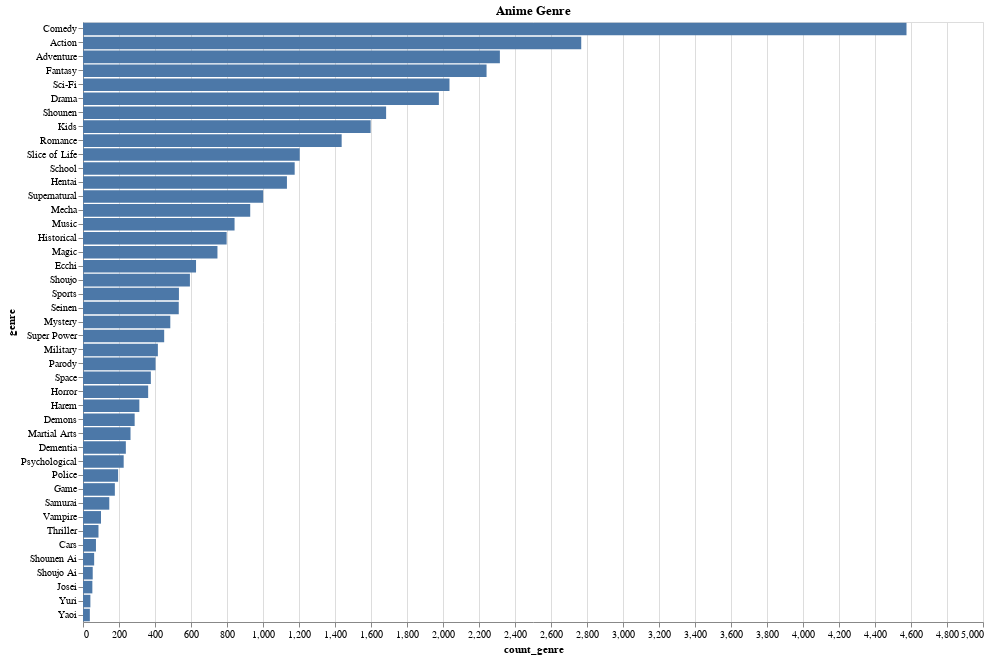

The code cell stored with this chart in its notebook:
### Code cell
alt.Chart(Genre, title='Anime Genre').mark_bar().encode(
    x='count_genre:Q',
    y=alt.Y('genre:O', sort='-x'),
    tooltip=list(Genre.columns)
).properties(width=900,height=600)

### Figure 1 — Vega-Lite specification as saved in the notebook (floating-point values rounded to 4 significant figures)
{"config": {"view": {"continuousWidth": 400, "continuousHeight": 300}}, "data": {"name": "data-fd5875b96cc5c5e9548b97b41eaf8194"}, "mark": "bar", "encoding": {"tooltip": [{"type": "quantitative", "field": "index"}, {"type": "nominal", "field": "genre"}, {"type": "quantitative", "field": "count_genre"}], "x": {"type": "quantitative", "field": "count_genre"}, "y": {"type": "ordinal", "field": "genre", "sort": "-x"}}, "height": 600, "title": "Anime Genre", "width": 900, "$schema": "https://vega.github.io/schema/vega-lite/v4.8.1.json", "datasets": {"data-fd5875b96cc5c5e9548b97b41eaf8194": [{"index": 0, "genre": "Drama", "count_genre": 1977}, {"index": 1, "genre": "Romance", "count_genre": 1437}, {"index": 2, "genre": "School", "count_genre": 1176}, {"index": 3, "genre": "Supernatural", "count_genre": 1001}, {"index": 4, "genre": "Action", "count_genre": 2768}, {"index": 5, "genre": "Adventure", "count_genre": 2316}, {"index": 6, "genre": "Fantasy", "count_genre": 2242}, {"index": 7, "genre": "Magic", "count_genre": 747}, {"index": 8, "genre": "Military", "count_genre": 416}, {"index": 9, "genre": "Shounen", "count_genre": 1684}, {"index": 10, "genre": "Comedy", "count_genre": 4575}, {"index": 11, "genre": "Historical", "count_genre": 798}, {"index": 12, "genre": "Parody", "count_genre": 403}, {"index": 13, "genre": "Samurai", "count_genre": 146}, {"index": 14, "genre": "Sci-Fi", "count_genre": 2036}, {"index": 15, "genre": "Thriller", "count_genre": 86}, {"index": 16, "genre": "Sports", "count_genre": 533}, {"index": 17, "genre": "Super Power", "count_genre": 451}, {"index": 18, "genre": "Space", "count_genre": 377}, {"index": 19, "genre": "Slice of Life", "count_genre": 1204}, {"index": 20, "genre": "Mecha", "count_genre": 929}, {"index": 21, "genre": "Music", "count_genre": 842}, {"index": 22, "genre": "Mystery", "count_genre": 485}, {"index": 23, "genre": "Seinen", "count_genre": 532}, {"index": 24, "genre": "Martial Arts", "count_genre": 264}, {"index": 25, "genre": "Vampire", "count_genre": 100}, {"index": 26, "genre": "Shoujo", "count_genre": 594}, {"index": 27, "genre": "Horror", "count_genre": 362}, {"index": 28, "genre": "Police", "count_genre": 195}, {"index": 29, "genre": "Psychological", "count_genre": 226}, {"index": 30, "genre": "Demons", "count_genre": 287}, {"index": 31, "genre": "Ecchi", "count_genre": 628}, {"index": 32, "genre": "Josei", "count_genre": 52}, {"index": 33, "genre": "Shounen Ai", "count_genre": 62}, {"index": 34, "genre": "Game", "count_genre": 177}, {"index": 35, "genre": "Dementia", "count_genre": 238}, {"index": 36, "genre": "Harem", "count_genre": 313}, {"index": 37, "genre": "Cars", "count_genre": 72}, {"index": 38, "genre": "Kids", "count_genre": 1598}, {"index": 39, "genre": "Shoujo Ai", "count_genre": 54}, {"index": 40, "genre": "Hentai", "count_genre": 1133}, {"index": 41, "genre": "Yaoi", "count_genre": 38}, {"index": 42, "genre": "Yuri", "count_genre": 41}]}}
